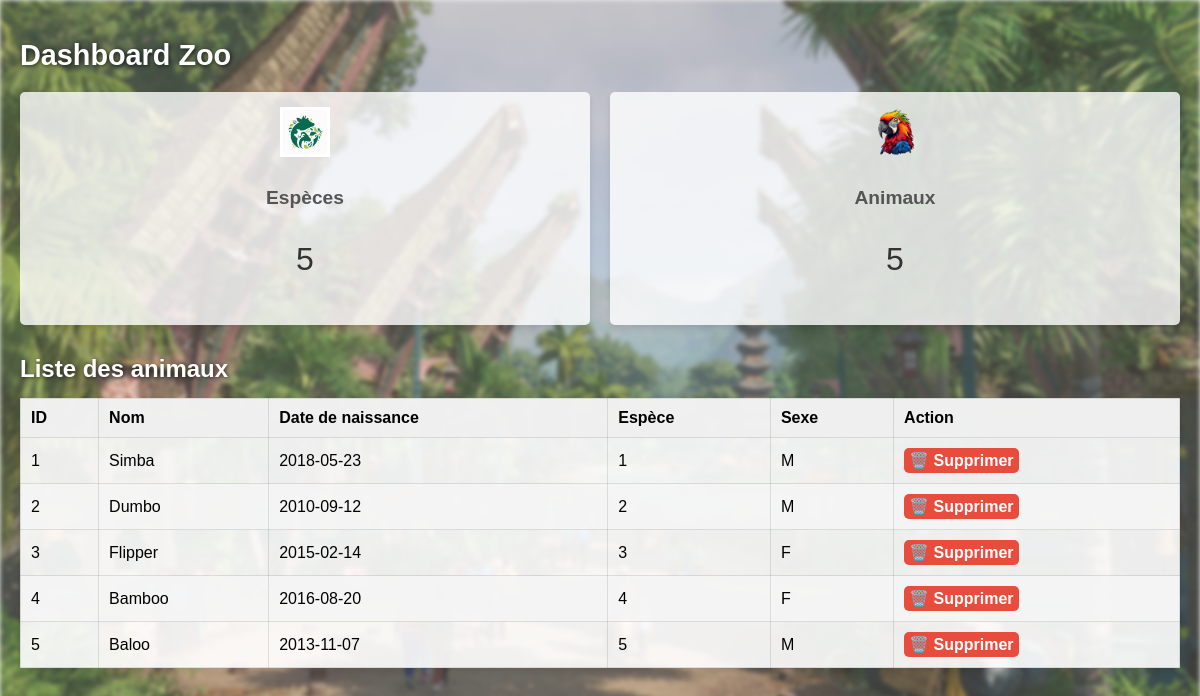
/Mission11/gestion_animaux_dashboard.php, run on the app's committed database.
### tables this page shows
CREATE TABLE IF NOT EXISTS `animaux` (
  `id` int(11) NOT NULL AUTO_INCREMENT,
  `date_de_naissance` date DEFAULT NULL,
  `nom_animal` varchar(50) NOT NULL,
  `commentaire` text,
  `id_Especes` int(11) NOT NULL,
  `sexe` varchar(50) DEFAULT NULL,
  PRIMARY KEY (`id`),
  KEY `sexe` (`sexe`),
  KEY `fk_espece` (`id_Especes`)
);

### Mission11/gestion_animaux_dashboard.php (the view, shortened to what this page needs)
<?php
@include("connexion.php");
$requete = "SELECT COUNT(*) AS total FROM animaux";
$resultat = mysqli_query($conn, $requete);
$nb_animaux = mysqli_fetch_assoc($resultat)['total'];
?>
<!DOCTYPE html>
<html lang="fr">
<head>
    <link rel="stylesheet" href="gestion.css">
</head>
<body>
    <div class="main-content">
        <header>
            <h1>Dashboard Zoo</h1>
        </header>
        <div class="stats">
            <div class="stat-box">
                <img src="../Images/Images_mission11/Espèces.jpg" alt="Espèces">
                <h2>Espèces</h2>
                <p>5</p>
            </div>
            <div class="stat-box">
                <img src="../Images/Images_mission11/Perroquet.webp" alt="Animaux">
                <h2>Animaux</h2>
                <p><?php echo $nb_animaux; ?></p>
            </div>
        </div>
        <div class="animal-list">
            <h2>Liste des animaux</h2>
            <?php
            $requete = "SELECT id, nom_animal, date_de_naissance, id_Especes, sexe FROM animaux";
            $resultat = mysqli_query($conn, $requete);
            ?>
            <table>
                <thead>
                    <tr>
                        <th>ID</th>
                        <th>Nom</th>
                        <th>Date de naissance</th>
                        <th>Espèce</th>
                        <th>Sexe</th>
                        <th>Action</th>
                    </tr>
                </thead>
                <tbody>
                    <?php
                    while ($enreg = mysqli_fetch_array($resultat)) {
                    ?>
                        <tr>
                            <td><?php echo $enreg["id"]; ?></td>
                            <td><?php echo $enreg["nom_animal"]; ?></td>
                            <td><?php echo $enreg["date_de_naissance"]; ?></td>
                            <td><?php echo $enreg["id_Especes"]; ?></td>
                            <td><?php echo $enreg["sexe"]; ?></td>
                            <td>
                                <a href="supprimer.php?id=<?php echo $enreg['id']; ?>" class="delete-btn" onclick="return confirm('Voulez-vous vraiment supprimer cet animal ?');">🗑️ Supprimer</a>
                            </td>
                        </tr>
                    <?php
                    }
                    ?>
                </tbody>
            </table>
        </div>
    </div>
</body>
</html>

### Mission11/gestion.css (style rules this page uses)
body { margin: 0; padding: 0; font-family: Arial, sans-serif; display: flex; height: 100vh; background-color: #f0f0f0; }
.main-content { position: relative; width: 100%; padding: 20px; overflow-x: hidden; z-index: 1; }
.stats { display: flex; flex-wrap: wrap; gap: 20px; margin-bottom: 30px; width: 100%; }
.animal-list table { width: 100%; border-collapse: collapse; background-color: rgba(255, 255, 255, 0.9); box-shadow: 0 4px 6px rgba(0, 0, 0, 0.1); }
.main-content::before { content: ''; position: absolute; top: 0; left: 0; width: 100%; height: 100%; background: url('../Images/Images_mission11/Wallpaper3.jpg') no-repeat center center fixed; background-size: cover; filter: blur(2px); z-index: -1; opacity: 0.8; }
header { margin-bottom: 20px; }
header h1 { font-size: 1.8rem; color: white; text-shadow: 1px 1px 4px rgba(0, 0, 0, 0.7); }
.stats { display: flex; gap: 20px; margin-bottom: 30px; }
.stat-box { flex: 1; background-color: rgba(255, 255, 255, 0.8); text-align: center; padding: 15px; border-radius: 5px; box-shadow: 0 4px 6px rgba(0, 0, 0, 0.1); }
.stat-box img { width: 50px; height: 50px; margin-bottom: 10px; }
.stat-box h2 { font-size: 1.2rem; margin-bottom: 5px; color: #555; }
.stat-box p { font-size: 2rem; color: #333; }
.animal-list { margin-top: 20px; }
.animal-list h2 { font-size: 1.5rem; margin-bottom: 15px; color: white; text-shadow: 1px 1px 4px rgba(0, 0, 0, 0.7); }
.animal-list table th, .animal-list table td { padding: 10px; text-align: left; border: 1px solid rgba(0, 0, 0, 0.1); }
.animal-list table th { background-color: rgba(240, 240, 240, 0.9); font-weight: bold; }
.animal-list table tbody tr:nth-child(even) { background-color: rgba(245, 245, 245, 0.9); }
.delete-btn { display: inline-block; background-color: #e74c3c; color: white; padding: 3px 5px; border-radius: 5px; text-decoration: none; font-weight: bold; transition: background 0.3s, transform 0.2s; }

### data on the page
animaux: id "1", nom_animal "Simba", date_de_naissance "2018-05-23", id_Especes "1", sexe "M"
animaux: id "2", nom_animal "Dumbo", date_de_naissance "2010-09-12", id_Especes "2", sexe "M"
animaux: id "3", nom_animal "Flipper", date_de_naissance "2015-02-14", id_Especes "3", sexe "F"
animaux: id "4", nom_animal "Bamboo", date_de_naissance "2016-08-20", id_Especes "4", sexe "F"
animaux: id "5", nom_animal "Baloo", date_de_naissance "2013-11-07", id_Especes "5", sexe "M"

### other printed values
$nb_animaux "5"
